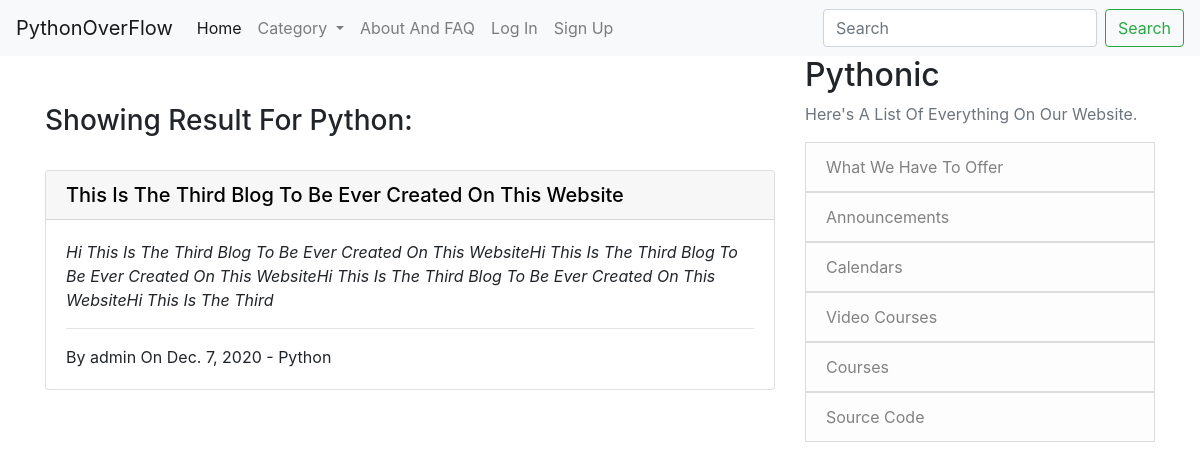
Page /post/category/Python on the committed database.
### App/models.py (models this page shows, shortened)
class Post(models.Model):
    title = models.CharField(max_length=120)
    author = models.ForeignKey(User, on_delete=models.CASCADE)
    context = models.TextField()
    date_created = models.DateField(auto_now=True)
    category = models.CharField(max_length=30, default='Python')

### App/views.py (the view)
# urls.py: path('post/category/<str:cate>', CategoryView, name='post_category'),
def CategoryView(request, cate):
    category_post = Post.objects.filter(category=cate)
    cate_menu = Category.objects.all()
    return render(request, 'App/category.html', {'cate':cate, 'category_post':category_post, 'cate_menu':cate_menu})

### App/models.py (called while the page is built)
    def __str__(self):
        return self.name

### App/templates/App/category.html (shortened to what this page needs)
{% extends "App/base.html" %}
{% block content %}
<br>
<br>
{% if category_post %}
    <h3>Showing Result For {{ cate }}:</h3>
    <br>
    {% for post in category_post %}
        <div class="card">
            <a href="{% url 'post_detail' post.pk %}" style="text-decoration: none; color: black">
                <h5 class="card-header">{{ post.title }}</h5>
            </a>
            <div class="card-body">
                <p class="card-text"><i>{{ post.context|slice:":200"}}</i></p>
                <hr>
                <p class="card-text">By {{ post.author }} On {{ post.date_created }} - {{ post.category }}</p>
            </div>
        </div>
        <br>
    {% endfor %}
{% endif %}
{% endblock %}

### rows in the picture
Post: title "This Is The Third Blog To Be Ever Created On This Website", context "Hi This Is The Third Blog To Be Ever Created On This WebsiteHi This Is The Third Blog To Be Ever Created On This WebsiteHi This Is The Third Blog To Be Ever Created On This WebsiteHi This Is The Third", author "admin", date_created "Dec. 7, 2020", category "Python"

### other values in the picture
{{ cate }} "Python"
